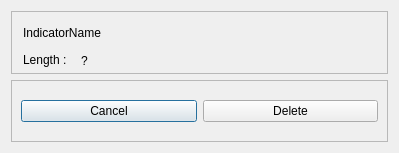
<?xml version="1.0" encoding="UTF-8"?>
<ui version="4.0">
 <class>dlgDeleteIndicator</class>
 <widget class="QDialog" name="dlgDeleteIndicator">
  <property name="geometry">
   <rect>
    <x>0</x>
    <y>0</y>
    <width>399</width>
    <height>153</height>
   </rect>
  </property>
  <property name="windowTitle">
   <string>Dialog</string>
  </property>
  <layout class="QVBoxLayout" name="verticalLayout">
   <item>
    <widget class="QFrame" name="frame_2">
     <property name="frameShape">
      <enum>QFrame::StyledPanel</enum>
     </property>
     <property name="frameShadow">
      <enum>QFrame::Raised</enum>
     </property>
     <widget class="QLabel" name="lblIndicatorName">
      <property name="geometry">
       <rect>
        <x>12</x>
        <y>12</y>
        <width>351</width>
        <height>20</height>
       </rect>
      </property>
      <property name="text">
       <string>IndicatorName</string>
      </property>
     </widget>
     <widget class="QLabel" name="lblLen">
      <property name="geometry">
       <rect>
        <x>12</x>
        <y>39</y>
        <width>63</width>
        <height>20</height>
       </rect>
      </property>
      <property name="text">
       <string>Length : </string>
      </property>
     </widget>
     <widget class="QLabel" name="lblLenVal">
      <property name="geometry">
       <rect>
        <x>70</x>
        <y>40</y>
        <width>63</width>
        <height>20</height>
       </rect>
      </property>
      <property name="text">
       <string>?</string>
      </property>
     </widget>
    </widget>
   </item>
   <item>
    <widget class="QFrame" name="frame">
     <property name="frameShape">
      <enum>QFrame::StyledPanel</enum>
     </property>
     <property name="frameShadow">
      <enum>QFrame::Raised</enum>
     </property>
     <layout class="QHBoxLayout" name="horizontalLayout">
      <item>
       <widget class="QPushButton" name="btnCancel">
        <property name="text">
         <string>Cancel</string>
        </property>
       </widget>
      </item>
      <item>
       <widget class="QPushButton" name="btnDelete">
        <property name="text">
         <string>Delete</string>
        </property>
       </widget>
      </item>
     </layout>
    </widget>
   </item>
  </layout>
 </widget>
 <resources/>
 <connections/>
</ui>
